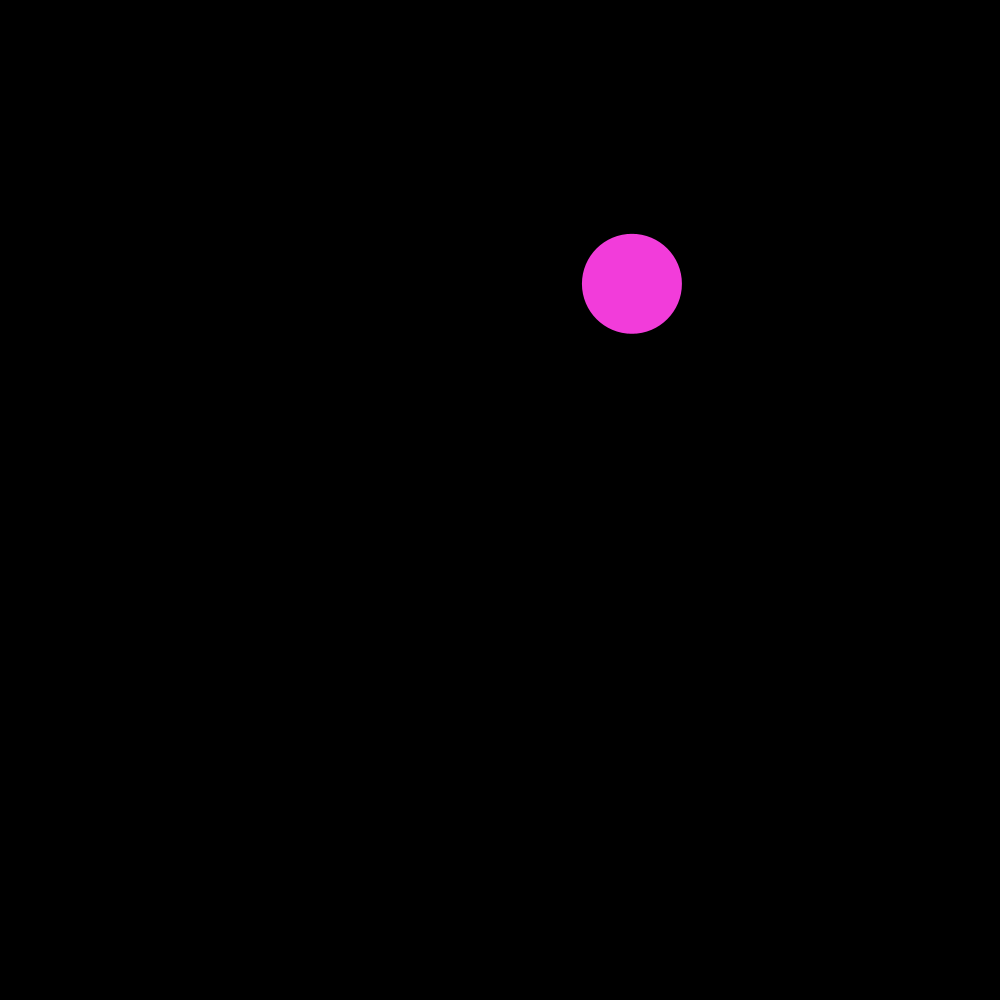
Frame 1 (no input)
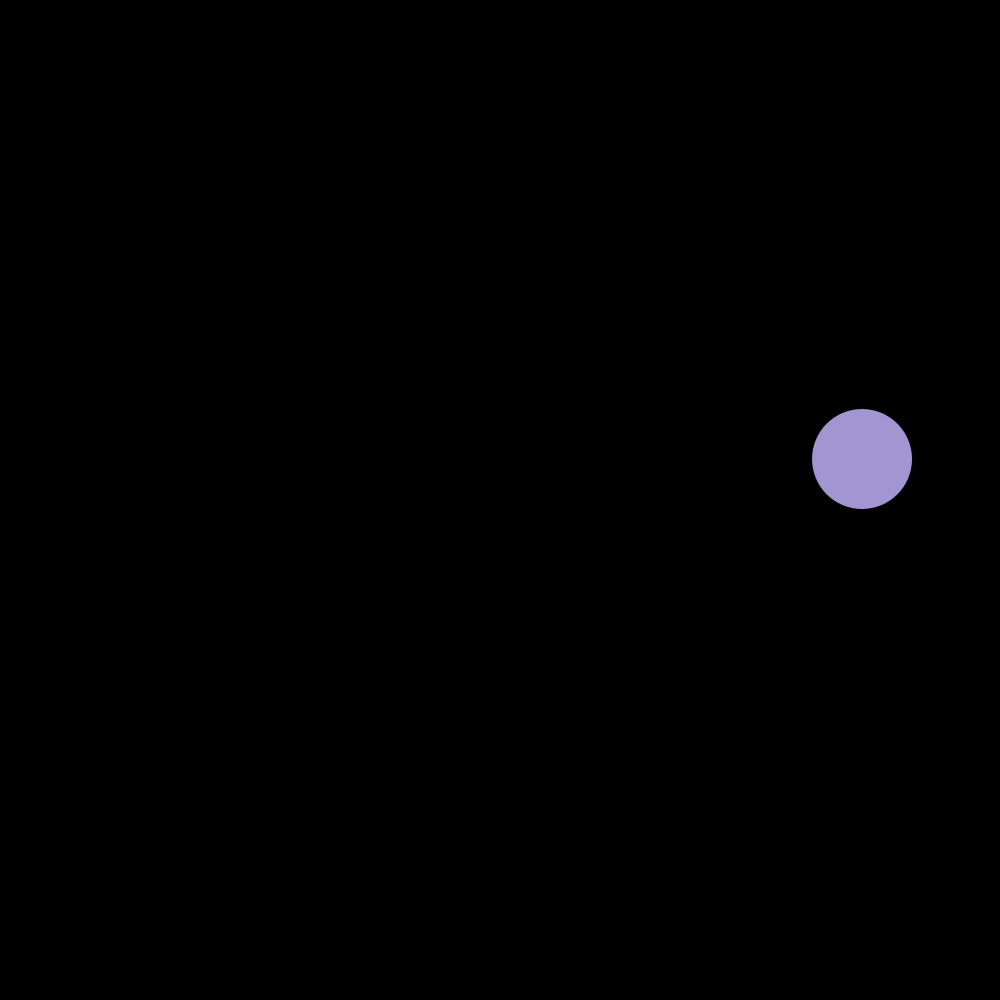
Frame 60 (the mouse pressed at the canvas centre just before this capture)
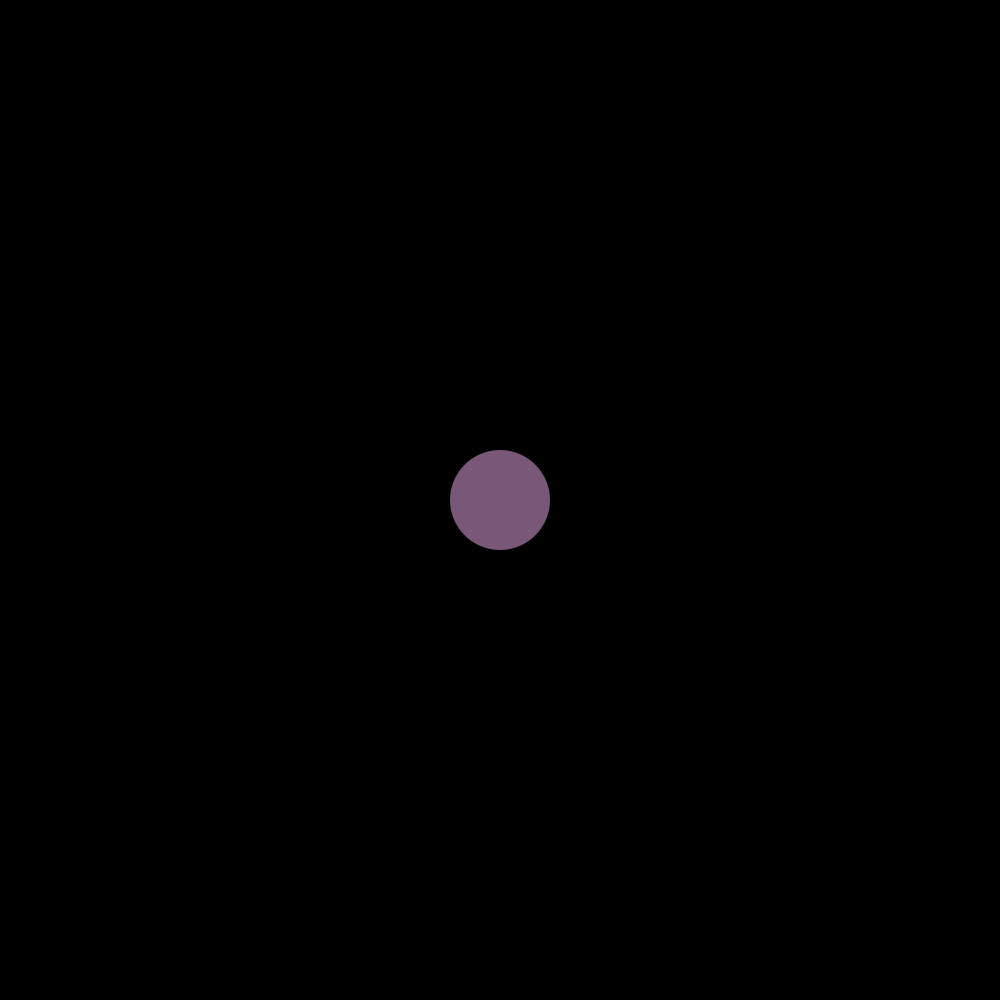
Frame 120 (the mouse held since frame 60 and released just before this capture)

The Processing sketch that drew these frames (run headless with seeded random() and noise(); from frame 60 on, the mouse is pressed at the canvas centre):

// Processing sketch: week7_quiz_ii
// ── week7_quiz_ii.pde
//10 points: Have a circle move on screen (V)
//10 points: Use better colors than Ben (V)
//25 points: have the circle bounce off the bottom and sides of the screen (V)
//25 points: Simulate Gravity on the circle (V)
//20 points: Reduce the circle's velocity when it hits the screen edges (V)
//20 points: Catch & Release the circle with your mouse (v)
//30 points: "Throw" the circle by moving and releasing your mouse quickly (V)

Ball ball;

void setup(){
  size(1000,1000);
  ball = new Ball();
}

void draw(){
  background(0);
  ball.display();
  ball.move();
  ball.bounce();
  ball.play();
}

// ── Ball.pde
class Ball {

  PVector position;
  PVector speed;
  PVector gravity;
  float size = 100;

  Ball() {
    position = new PVector(random(size/2, width-size/2), random(size/2, height-size/2));
    speed = new PVector(1, 3);
    gravity = new PVector(0.1, 2);
  }

  void display() {
    noStroke();
    smooth();
    fill(random(0, 255), random(0, 255), random(0, 255));
    ellipse(position.x, position.y, size, size);
  }

  void move() {
    position.add(speed);
    speed.add(gravity);
  }

  void bounce() {
    if (position.x < size/2 || position.x > width-size/2) {
      speed.x = -speed.x;
    }
    if (position.y < size/2 || position.y > height-size/2) {
      speed.y = speed.y * -0.9;
    }
  }

  void play() {
    if (mousePressed == true) {
      position.x = pmouseX;
      speed.x = speed.x + 0.1;
      position.y = pmouseY;
      speed.y = speed.y + 0.1;
    }
  }
}
